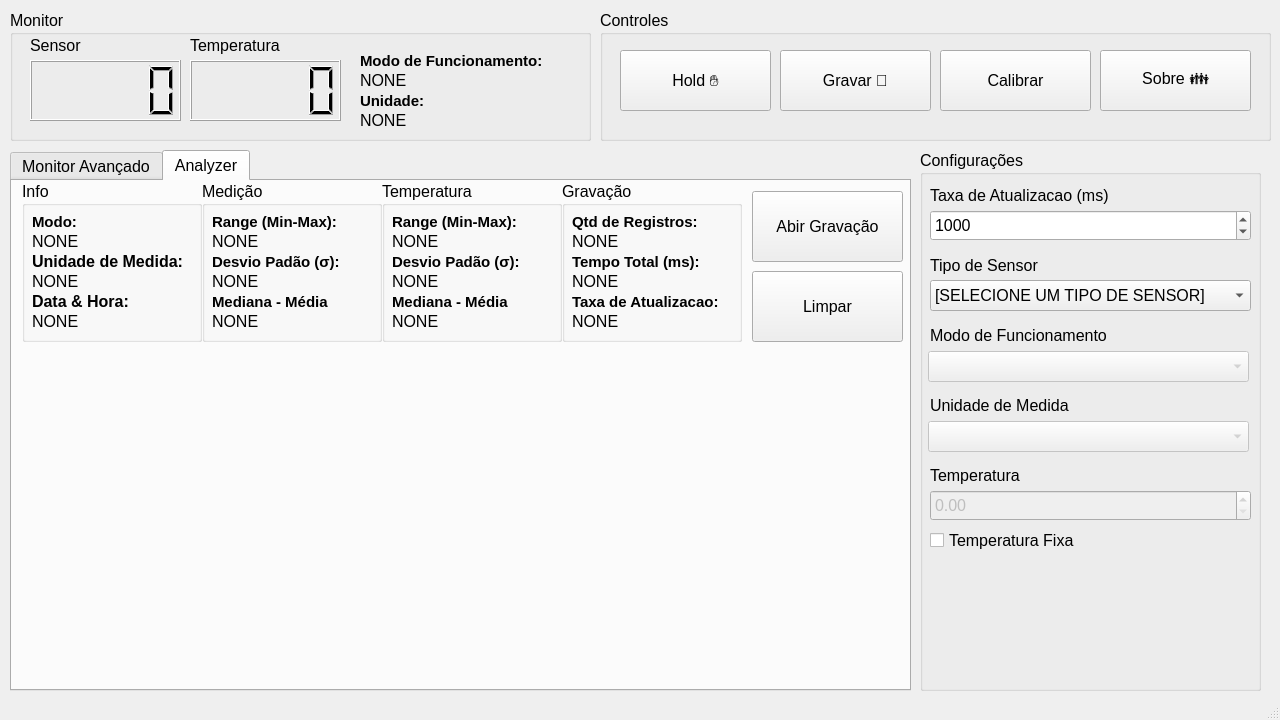
<?xml version="1.0" encoding="UTF-8"?>
<ui version="4.0">
 <class>MainWindow</class>
 <widget class="QMainWindow" name="MainWindow">
  <property name="geometry">
   <rect>
    <x>0</x>
    <y>0</y>
    <width>1280</width>
    <height>720</height>
   </rect>
  </property>
  <property name="windowTitle">
   <string>MainWindow</string>
  </property>
  <widget class="QWidget" name="centralwidget">
   <widget class="QGroupBox" name="groupBox">
    <property name="geometry">
     <rect>
      <x>10</x>
      <y>10</y>
      <width>581</width>
      <height>131</height>
     </rect>
    </property>
    <property name="font">
     <font>
      <pointsize>12</pointsize>
     </font>
    </property>
    <property name="title">
     <string>Monitor</string>
    </property>
    <widget class="QLCDNumber" name="lcd_value">
     <property name="geometry">
      <rect>
       <x>20</x>
       <y>50</y>
       <width>151</width>
       <height>61</height>
      </rect>
     </property>
    </widget>
    <widget class="QLabel" name="label">
     <property name="geometry">
      <rect>
       <x>20</x>
       <y>20</y>
       <width>141</width>
       <height>31</height>
      </rect>
     </property>
     <property name="font">
      <font>
       <pointsize>12</pointsize>
      </font>
     </property>
     <property name="text">
      <string>Sensor</string>
     </property>
    </widget>
    <widget class="QLabel" name="label_2">
     <property name="geometry">
      <rect>
       <x>180</x>
       <y>20</y>
       <width>141</width>
       <height>31</height>
      </rect>
     </property>
     <property name="font">
      <font>
       <pointsize>12</pointsize>
      </font>
     </property>
     <property name="text">
      <string>Temperatura</string>
     </property>
    </widget>
    <widget class="QLCDNumber" name="lcd_temp">
     <property name="geometry">
      <rect>
       <x>180</x>
       <y>50</y>
       <width>151</width>
       <height>61</height>
      </rect>
     </property>
    </widget>
    <widget class="QLabel" name="label_130">
     <property name="geometry">
      <rect>
       <x>350</x>
       <y>40</y>
       <width>221</width>
       <height>21</height>
      </rect>
     </property>
     <property name="font">
      <font>
       <pointsize>11</pointsize>
       <bold>true</bold>
      </font>
     </property>
     <property name="text">
      <string>Modo de Funcionamento:</string>
     </property>
    </widget>
    <widget class="QLabel" name="lb_mode">
     <property name="geometry">
      <rect>
       <x>350</x>
       <y>60</y>
       <width>221</width>
       <height>21</height>
      </rect>
     </property>
     <property name="text">
      <string>NONE</string>
     </property>
    </widget>
    <widget class="QLabel" name="label_134">
     <property name="geometry">
      <rect>
       <x>350</x>
       <y>80</y>
       <width>221</width>
       <height>21</height>
      </rect>
     </property>
     <property name="font">
      <font>
       <pointsize>11</pointsize>
       <bold>true</bold>
      </font>
     </property>
     <property name="text">
      <string>Unidade:</string>
     </property>
    </widget>
    <widget class="QLabel" name="lb_unit">
     <property name="geometry">
      <rect>
       <x>350</x>
       <y>100</y>
       <width>221</width>
       <height>21</height>
      </rect>
     </property>
     <property name="text">
      <string>NONE</string>
     </property>
    </widget>
   </widget>
   <widget class="QTabWidget" name="tabWidget">
    <property name="geometry">
     <rect>
      <x>10</x>
      <y>150</y>
      <width>901</width>
      <height>541</height>
     </rect>
    </property>
    <property name="font">
     <font>
      <pointsize>12</pointsize>
     </font>
    </property>
    <property name="currentIndex">
     <number>1</number>
    </property>
    <widget class="QWidget" name="tab">
     <attribute name="title">
      <string>Monitor Avançado</string>
     </attribute>
     <widget class="QCustomPlot" name="gp_advanced_value" native="true">
      <property name="geometry">
       <rect>
        <x>-1</x>
        <y>-1</y>
        <width>901</width>
        <height>241</height>
       </rect>
      </property>
     </widget>
     <widget class="QCustomPlot" name="gp_advanced_temp" native="true">
      <property name="geometry">
       <rect>
        <x>0</x>
        <y>240</y>
        <width>901</width>
        <height>270</height>
       </rect>
      </property>
     </widget>
    </widget>
    <widget class="QWidget" name="tab_2">
     <attribute name="title">
      <string>Analyzer</string>
     </attribute>
     <widget class="QCustomPlot" name="gp_analyzer_temp" native="true">
      <property name="geometry">
       <rect>
        <x>0</x>
        <y>330</y>
        <width>901</width>
        <height>181</height>
       </rect>
      </property>
     </widget>
     <widget class="QCustomPlot" name="gp_analyzer_value" native="true">
      <property name="geometry">
       <rect>
        <x>0</x>
        <y>160</y>
        <width>901</width>
        <height>171</height>
       </rect>
      </property>
     </widget>
     <widget class="QPushButton" name="btn_inspect">
      <property name="geometry">
       <rect>
        <x>740</x>
        <y>10</y>
        <width>151</width>
        <height>71</height>
       </rect>
      </property>
      <property name="font">
       <font>
        <pointsize>12</pointsize>
        <bold>false</bold>
        <stylestrategy>PreferAntialias</stylestrategy>
       </font>
      </property>
      <property name="text">
       <string>Abir Gravação</string>
      </property>
     </widget>
     <widget class="QPushButton" name="btn_inspect_2">
      <property name="geometry">
       <rect>
        <x>740</x>
        <y>90</y>
        <width>151</width>
        <height>71</height>
       </rect>
      </property>
      <property name="font">
       <font>
        <pointsize>12</pointsize>
        <bold>false</bold>
        <stylestrategy>PreferAntialias</stylestrategy>
       </font>
      </property>
      <property name="text">
       <string>Limpar</string>
      </property>
     </widget>
     <widget class="QGroupBox" name="groupBox_6">
      <property name="geometry">
       <rect>
        <x>10</x>
        <y>0</y>
        <width>180</width>
        <height>161</height>
       </rect>
      </property>
      <property name="title">
       <string>Info</string>
      </property>
      <widget class="QLabel" name="lb_record_date">
       <property name="geometry">
        <rect>
         <x>10</x>
         <y>130</y>
         <width>161</width>
         <height>21</height>
        </rect>
       </property>
       <property name="text">
        <string>NONE</string>
       </property>
      </widget>
      <widget class="QLabel" name="label_123">
       <property name="geometry">
        <rect>
         <x>10</x>
         <y>30</y>
         <width>161</width>
         <height>21</height>
        </rect>
       </property>
       <property name="font">
        <font>
         <pointsize>11</pointsize>
         <bold>true</bold>
        </font>
       </property>
       <property name="text">
        <string>Modo:</string>
       </property>
      </widget>
      <widget class="QLabel" name="lb_record_unit">
       <property name="geometry">
        <rect>
         <x>10</x>
         <y>90</y>
         <width>181</width>
         <height>21</height>
        </rect>
       </property>
       <property name="text">
        <string>NONE</string>
       </property>
      </widget>
      <widget class="QLabel" name="lb_record_mode">
       <property name="geometry">
        <rect>
         <x>10</x>
         <y>50</y>
         <width>161</width>
         <height>21</height>
        </rect>
       </property>
       <property name="text">
        <string>NONE</string>
       </property>
      </widget>
      <widget class="QLabel" name="label_12">
       <property name="geometry">
        <rect>
         <x>10</x>
         <y>110</y>
         <width>161</width>
         <height>21</height>
        </rect>
       </property>
       <property name="font">
        <font>
         <pointsize>12</pointsize>
         <bold>true</bold>
        </font>
       </property>
       <property name="text">
        <string>Data &amp; Hora:</string>
       </property>
      </widget>
      <widget class="QLabel" name="label_10">
       <property name="geometry">
        <rect>
         <x>10</x>
         <y>70</y>
         <width>161</width>
         <height>21</height>
        </rect>
       </property>
       <property name="font">
        <font>
         <pointsize>12</pointsize>
         <bold>true</bold>
        </font>
       </property>
       <property name="text">
        <string>Unidade de Medida:</string>
       </property>
      </widget>
     </widget>
     <widget class="QGroupBox" name="groupBox_7">
      <property name="geometry">
       <rect>
        <x>190</x>
        <y>0</y>
        <width>180</width>
        <height>161</height>
       </rect>
      </property>
      <property name="title">
       <string>Medição</string>
      </property>
      <widget class="QLabel" name="label_124">
       <property name="geometry">
        <rect>
         <x>10</x>
         <y>30</y>
         <width>151</width>
         <height>21</height>
        </rect>
       </property>
       <property name="font">
        <font>
         <pointsize>11</pointsize>
         <bold>true</bold>
        </font>
       </property>
       <property name="text">
        <string>Range (Min-Max):</string>
       </property>
      </widget>
      <widget class="QLabel" name="lb_record_value_dp">
       <property name="geometry">
        <rect>
         <x>10</x>
         <y>90</y>
         <width>151</width>
         <height>21</height>
        </rect>
       </property>
       <property name="text">
        <string>NONE</string>
       </property>
      </widget>
      <widget class="QLabel" name="label_125">
       <property name="geometry">
        <rect>
         <x>10</x>
         <y>70</y>
         <width>171</width>
         <height>21</height>
        </rect>
       </property>
       <property name="font">
        <font>
         <pointsize>11</pointsize>
         <bold>true</bold>
        </font>
       </property>
       <property name="text">
        <string>Desvio Padão (σ):</string>
       </property>
      </widget>
      <widget class="QLabel" name="label_126">
       <property name="geometry">
        <rect>
         <x>10</x>
         <y>110</y>
         <width>151</width>
         <height>21</height>
        </rect>
       </property>
       <property name="font">
        <font>
         <pointsize>11</pointsize>
         <bold>true</bold>
        </font>
       </property>
       <property name="text">
        <string>Mediana - Média</string>
       </property>
      </widget>
      <widget class="QLabel" name="lb_record_value_range">
       <property name="geometry">
        <rect>
         <x>10</x>
         <y>50</y>
         <width>151</width>
         <height>21</height>
        </rect>
       </property>
       <property name="text">
        <string>NONE</string>
       </property>
      </widget>
      <widget class="QLabel" name="lb_record_med_value">
       <property name="geometry">
        <rect>
         <x>10</x>
         <y>130</y>
         <width>151</width>
         <height>21</height>
        </rect>
       </property>
       <property name="text">
        <string>NONE</string>
       </property>
      </widget>
     </widget>
     <widget class="QGroupBox" name="groupBox_8">
      <property name="geometry">
       <rect>
        <x>370</x>
        <y>0</y>
        <width>180</width>
        <height>161</height>
       </rect>
      </property>
      <property name="title">
       <string>Temperatura</string>
      </property>
      <widget class="QLabel" name="label_129">
       <property name="geometry">
        <rect>
         <x>10</x>
         <y>30</y>
         <width>181</width>
         <height>21</height>
        </rect>
       </property>
       <property name="font">
        <font>
         <pointsize>11</pointsize>
         <bold>true</bold>
        </font>
       </property>
       <property name="text">
        <string>Range (Min-Max):</string>
       </property>
      </widget>
      <widget class="QLabel" name="lb_record_temp_range">
       <property name="geometry">
        <rect>
         <x>10</x>
         <y>50</y>
         <width>181</width>
         <height>21</height>
        </rect>
       </property>
       <property name="text">
        <string>NONE</string>
       </property>
      </widget>
      <widget class="QLabel" name="label_127">
       <property name="geometry">
        <rect>
         <x>10</x>
         <y>70</y>
         <width>181</width>
         <height>21</height>
        </rect>
       </property>
       <property name="font">
        <font>
         <pointsize>11</pointsize>
         <bold>true</bold>
        </font>
       </property>
       <property name="text">
        <string>Desvio Padão (σ):</string>
       </property>
      </widget>
      <widget class="QLabel" name="label_128">
       <property name="geometry">
        <rect>
         <x>10</x>
         <y>110</y>
         <width>181</width>
         <height>21</height>
        </rect>
       </property>
       <property name="font">
        <font>
         <pointsize>11</pointsize>
         <bold>true</bold>
        </font>
       </property>
       <property name="text">
        <string>Mediana - Média</string>
       </property>
      </widget>
      <widget class="QLabel" name="lb_record_med_temp">
       <property name="geometry">
        <rect>
         <x>10</x>
         <y>130</y>
         <width>181</width>
         <height>21</height>
        </rect>
       </property>
       <property name="text">
        <string>NONE</string>
       </property>
      </widget>
      <widget class="QLabel" name="lb_record_temp_dp">
       <property name="geometry">
        <rect>
         <x>10</x>
         <y>90</y>
         <width>181</width>
         <height>21</height>
        </rect>
       </property>
       <property name="text">
        <string>NONE</string>
       </property>
      </widget>
     </widget>
     <widget class="QGroupBox" name="groupBox_9">
      <property name="geometry">
       <rect>
        <x>550</x>
        <y>0</y>
        <width>180</width>
        <height>161</height>
       </rect>
      </property>
      <property name="title">
       <string>Gravação</string>
      </property>
      <widget class="QLabel" name="label_131">
       <property name="geometry">
        <rect>
         <x>10</x>
         <y>30</y>
         <width>171</width>
         <height>21</height>
        </rect>
       </property>
       <property name="font">
        <font>
         <pointsize>11</pointsize>
         <bold>true</bold>
        </font>
       </property>
       <property name="text">
        <string>Qtd de Registros:</string>
       </property>
      </widget>
      <widget class="QLabel" name="lb_record_count">
       <property name="geometry">
        <rect>
         <x>10</x>
         <y>50</y>
         <width>181</width>
         <height>21</height>
        </rect>
       </property>
       <property name="text">
        <string>NONE</string>
       </property>
      </widget>
      <widget class="QLabel" name="lb_record_time">
       <property name="geometry">
        <rect>
         <x>10</x>
         <y>90</y>
         <width>181</width>
         <height>21</height>
        </rect>
       </property>
       <property name="text">
        <string>NONE</string>
       </property>
      </widget>
      <widget class="QLabel" name="label_132">
       <property name="geometry">
        <rect>
         <x>10</x>
         <y>70</y>
         <width>181</width>
         <height>21</height>
        </rect>
       </property>
       <property name="font">
        <font>
         <pointsize>11</pointsize>
         <bold>true</bold>
        </font>
       </property>
       <property name="text">
        <string>Tempo Total (ms):</string>
       </property>
      </widget>
      <widget class="QLabel" name="lb_record_refresh_rate">
       <property name="geometry">
        <rect>
         <x>10</x>
         <y>130</y>
         <width>181</width>
         <height>21</height>
        </rect>
       </property>
       <property name="text">
        <string>NONE</string>
       </property>
      </widget>
      <widget class="QLabel" name="label_133">
       <property name="geometry">
        <rect>
         <x>10</x>
         <y>110</y>
         <width>181</width>
         <height>21</height>
        </rect>
       </property>
       <property name="font">
        <font>
         <pointsize>11</pointsize>
         <bold>true</bold>
        </font>
       </property>
       <property name="text">
        <string>Taxa de Atualizacao:</string>
       </property>
      </widget>
     </widget>
    </widget>
   </widget>
   <widget class="QGroupBox" name="groupBox_2">
    <property name="geometry">
     <rect>
      <x>600</x>
      <y>10</y>
      <width>671</width>
      <height>131</height>
     </rect>
    </property>
    <property name="font">
     <font>
      <pointsize>12</pointsize>
     </font>
    </property>
    <property name="title">
     <string>Controles</string>
    </property>
    <widget class="QPushButton" name="btn_about">
     <property name="geometry">
      <rect>
       <x>500</x>
       <y>40</y>
       <width>151</width>
       <height>61</height>
      </rect>
     </property>
     <property name="font">
      <font>
       <pointsize>12</pointsize>
       <bold>false</bold>
       <stylestrategy>PreferAntialias</stylestrategy>
      </font>
     </property>
     <property name="text">
      <string>Sobre 👪</string>
     </property>
    </widget>
    <widget class="QPushButton" name="btn_calib">
     <property name="geometry">
      <rect>
       <x>340</x>
       <y>40</y>
       <width>151</width>
       <height>61</height>
      </rect>
     </property>
     <property name="font">
      <font>
       <pointsize>12</pointsize>
       <bold>false</bold>
       <stylestrategy>PreferAntialias</stylestrategy>
      </font>
     </property>
     <property name="text">
      <string>Calibrar</string>
     </property>
    </widget>
    <widget class="QPushButton" name="btn_rec">
     <property name="geometry">
      <rect>
       <x>180</x>
       <y>40</y>
       <width>151</width>
       <height>61</height>
      </rect>
     </property>
     <property name="font">
      <font>
       <pointsize>12</pointsize>
       <bold>false</bold>
       <stylestrategy>PreferAntialias</stylestrategy>
      </font>
     </property>
     <property name="text">
      <string>Gravar 🔴</string>
     </property>
    </widget>
    <widget class="QPushButton" name="btn_hold">
     <property name="geometry">
      <rect>
       <x>20</x>
       <y>40</y>
       <width>151</width>
       <height>61</height>
      </rect>
     </property>
     <property name="font">
      <font>
       <pointsize>12</pointsize>
       <bold>false</bold>
       <stylestrategy>PreferAntialias</stylestrategy>
      </font>
     </property>
     <property name="text">
      <string>Hold ✋</string>
     </property>
    </widget>
   </widget>
   <widget class="QGroupBox" name="gb_config">
    <property name="geometry">
     <rect>
      <x>920</x>
      <y>150</y>
      <width>341</width>
      <height>541</height>
     </rect>
    </property>
    <property name="font">
     <font>
      <pointsize>12</pointsize>
     </font>
    </property>
    <property name="title">
     <string>Configurações</string>
    </property>
    <widget class="QSpinBox" name="sb_refresh_rate">
     <property name="geometry">
      <rect>
       <x>10</x>
       <y>60</y>
       <width>321</width>
       <height>31</height>
      </rect>
     </property>
     <property name="minimum">
      <number>1</number>
     </property>
     <property name="maximum">
      <number>999999</number>
     </property>
     <property name="value">
      <number>1000</number>
     </property>
    </widget>
    <widget class="QLabel" name="lb_refresh_rate">
     <property name="geometry">
      <rect>
       <x>10</x>
       <y>30</y>
       <width>321</width>
       <height>31</height>
      </rect>
     </property>
     <property name="font">
      <font>
       <pointsize>12</pointsize>
      </font>
     </property>
     <property name="text">
      <string>Taxa de Atualizacao (ms)</string>
     </property>
    </widget>
    <widget class="QLabel" name="label_7">
     <property name="geometry">
      <rect>
       <x>10</x>
       <y>170</y>
       <width>191</width>
       <height>31</height>
      </rect>
     </property>
     <property name="font">
      <font>
       <pointsize>12</pointsize>
      </font>
     </property>
     <property name="text">
      <string>Modo de Funcionamento</string>
     </property>
    </widget>
    <widget class="QComboBox" name="cb_mode">
     <property name="enabled">
      <bool>false</bool>
     </property>
     <property name="geometry">
      <rect>
       <x>8</x>
       <y>201</y>
       <width>321</width>
       <height>31</height>
      </rect>
     </property>
    </widget>
    <widget class="QComboBox" name="cb_unit">
     <property name="enabled">
      <bool>false</bool>
     </property>
     <property name="geometry">
      <rect>
       <x>8</x>
       <y>271</y>
       <width>321</width>
       <height>31</height>
      </rect>
     </property>
    </widget>
    <widget class="QLabel" name="label_8">
     <property name="geometry">
      <rect>
       <x>10</x>
       <y>240</y>
       <width>191</width>
       <height>31</height>
      </rect>
     </property>
     <property name="font">
      <font>
       <pointsize>12</pointsize>
      </font>
     </property>
     <property name="text">
      <string>Unidade de Medida</string>
     </property>
    </widget>
    <widget class="QComboBox" name="cb_sensor">
     <property name="geometry">
      <rect>
       <x>10</x>
       <y>130</y>
       <width>321</width>
       <height>31</height>
      </rect>
     </property>
     <item>
      <property name="text">
       <string>[SELECIONE UM TIPO DE SENSOR]</string>
      </property>
     </item>
     <item>
      <property name="text">
       <string>86501/551</string>
      </property>
     </item>
     <item>
      <property name="text">
       <string>86502/552</string>
      </property>
     </item>
     <item>
      <property name="text">
       <string>86503/553</string>
      </property>
     </item>
     <item>
      <property name="text">
       <string>86504/554</string>
      </property>
     </item>
     <item>
      <property name="text">
       <string>86505/555</string>
      </property>
     </item>
    </widget>
    <widget class="QLabel" name="label_9">
     <property name="geometry">
      <rect>
       <x>10</x>
       <y>100</y>
       <width>191</width>
       <height>31</height>
      </rect>
     </property>
     <property name="font">
      <font>
       <pointsize>12</pointsize>
      </font>
     </property>
     <property name="text">
      <string>Tipo de Sensor</string>
     </property>
    </widget>
    <widget class="QDoubleSpinBox" name="ds_temp">
     <property name="enabled">
      <bool>false</bool>
     </property>
     <property name="geometry">
      <rect>
       <x>10</x>
       <y>340</y>
       <width>321</width>
       <height>31</height>
      </rect>
     </property>
    </widget>
    <widget class="QLabel" name="label_11">
     <property name="geometry">
      <rect>
       <x>10</x>
       <y>310</y>
       <width>191</width>
       <height>31</height>
      </rect>
     </property>
     <property name="font">
      <font>
       <pointsize>12</pointsize>
      </font>
     </property>
     <property name="text">
      <string>Temperatura</string>
     </property>
    </widget>
    <widget class="QCheckBox" name="chb_fixed_temp">
     <property name="geometry">
      <rect>
       <x>10</x>
       <y>380</y>
       <width>321</width>
       <height>20</height>
      </rect>
     </property>
     <property name="text">
      <string>Temperatura Fixa</string>
     </property>
    </widget>
   </widget>
  </widget>
  <widget class="QStatusBar" name="statusbar"/>
 </widget>
 <customwidgets>
  <customwidget>
   <class>QCustomPlot</class>
   <extends>QWidget</extends>
   <header>qcustomplot.h</header>
   <container>1</container>
  </customwidget>
 </customwidgets>
 <resources/>
 <connections/>
</ui>
